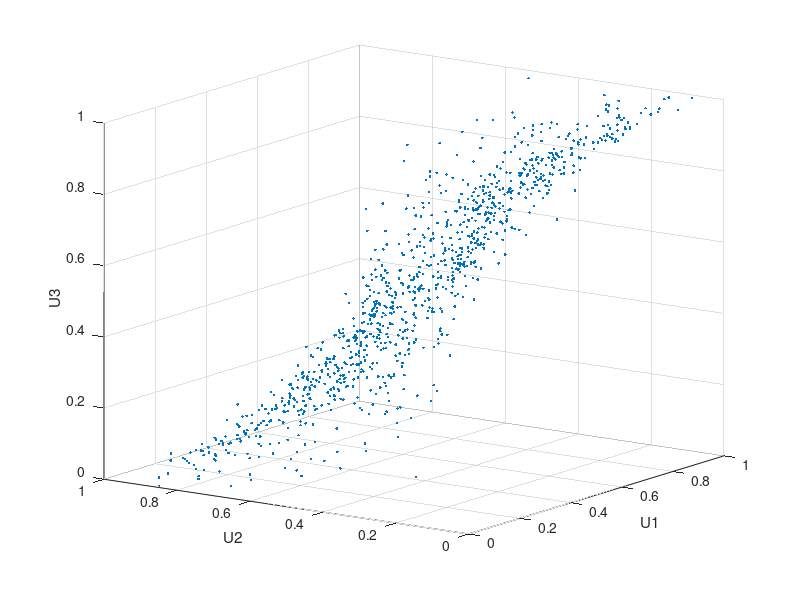

Recreate this plot in MATLAB. (Note: this script raises an error after producing the figure.)
n=10000;
sigma=1;
rho=0.7;
SigmaInd = sigma.^2.*[1 rho; rho 1]

XInd = mvnrnd([0,0], SigmaInd, n);
plot(XInd(:,1), XInd(:,2),'.'); axis equal; axis([-3 3 -3 3]);
xlabel('X1'); ylabel('X2')


subplot(1,1,1);
n = 1000;
Rho = [1 .4 .2; .4 1 -.8; .2 -.8 1];
Z = mvnrnd([0 0 0], Rho, n);
U = normcdf(Z,0,1);
X = [U(:,1) U(:,2) U(:,3)];
plot3(X(:,1),X(:,2),X(:,3),'.');
grid on; view([-55, 15]);
xlabel('U1'); ylabel('U2'); zlabel('U3');

tauTheoretical = 2.*asin(Rho)./pi
tauSample = corr(X, 'type','Kendall')